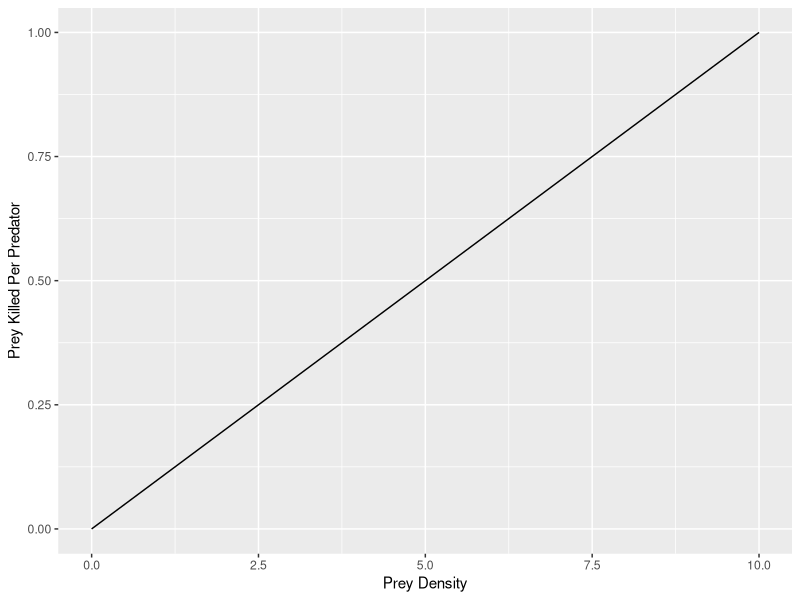

This figure's R source: (Note: this script raises an error after producing the figure.)
## ---- chunk 1

rm(list = ls())

library(ggplot2)

## ---- chunk 2

a <- 0.1
df <- data.frame(N = c(0, 10))

ggplot(data = df, aes(x = N)) +
  stat_function(fun = function(N) a * N) +
  labs(x = "Prey Density", y = "Prey Killed Per Predator")

## ---- chunk 3



## ---- chunk 4



## ---- chunk 5

# Create a data frame for plotting
df <- data.frame(N = seq(0, 50, length.out = 100))

## ---- chunk 6

# set parameters


# plot


## ---- chunk 7



## ---- chunk 8

library(deSolve)

parms <- c(
  r = 0.5,
  a = 0.01,
  f = 0.1,
  q = 0.2  
)

Time <- seq(0, 200, by = 0.1)

lotka_volterra.out <- deSolve::ode(c(N0 = 25, P0 = 5), times = Time, func = lotka_volterra, parms = parms)

df_lotka_volterra <- data.frame(Time, lotka_volterra.out)

ggplot(df_lotka_volterra, aes(x = Time)) +
  geom_line(aes(y = P0), color = "red") +
  geom_line(aes(y = N0), color = "black") +
  labs(x = "Time", y = "Population Size")

## ---- chunk 9

## ---- chunk 10



## ---- chunk 11


## ---- chunk 12
